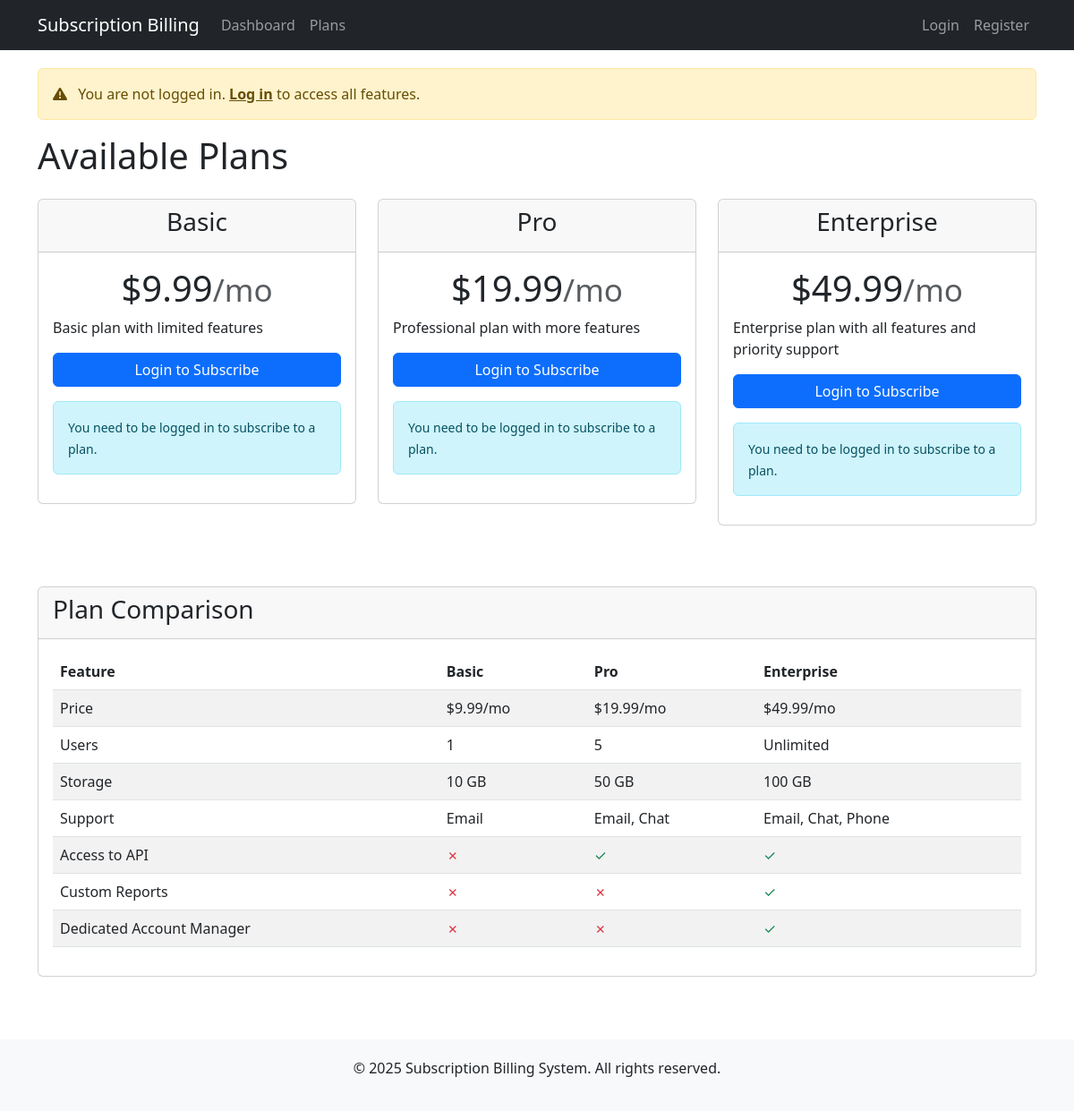
The app's page /plans/ with its own data.
### billing/models.py (models this page shows, shortened)
class Plan(models.Model):
    PLAN_TYPES = (
        ('basic', 'Basic'),
        ('pro', 'Pro'),
        ('enterprise', 'Enterprise'),
    )
    name = models.CharField(max_length=50, choices=PLAN_TYPES)
    price = models.DecimalField(max_digits=10, decimal_places=2)
    description = models.TextField()

### billing/views.py (the view)
# urls.py: path('plans/', PlanListView.as_view(), name='plans'),
class PlanListView(ListView):
    model = Plan
    template_name = 'billing/plans.html'
    context_object_name = 'plans'
    def get_context_data(self, **kwargs):
        context = super().get_context_data(**kwargs)
        return context

### billing/templates/billing/plans.html (shortened to what this page needs)
{% extends 'billing/base.html' %}
{% block content %}
<h1 class="mb-4">Available Plans</h1>
<div class="row">
    {% for plan in plans %}
    <div class="col-md-4">
        <div class="card">
            <div class="card-header text-center">
                <h3>{{ plan.get_name_display }}</h3>
            </div>
            <div class="card-body">
                <h1 class="card-title pricing-card-title text-center">${{ plan.price }}<small class="text-muted fw-light">/mo</small></h1>
                <p class="card-text">{{ plan.description }}</p>
                <div class="d-grid gap-2">
                    {% if user.is_authenticated %}
                        <a href="{% url 'subscribe' plan.id %}" class="btn btn-primary">Subscribe Now</a>
                    {% else %}
                        <a href="{% url 'login' %}?next={% url 'subscribe' plan.id %}" class="btn btn-primary">Login to Subscribe</a>
                        <div class="alert alert-info mt-2">
                            <small>You need to be logged in to subscribe to a plan.</small>
                        </div>
                    {% endif %}
                </div>
            </div>
        </div>
    </div>
    {% endfor %}
</div>
<div class="row mt-5">
    <div class="col-md-12">
        <div class="card">
            <div class="card-header">
                <h3>Plan Comparison</h3>
            </div>
            <div class="card-body">
                <div class="table-responsive">
                    <table class="table table-striped">
                        <thead>
                            <tr>
                                <th>Feature</th>
                                <th>Basic</th>
                                <th>Pro</th>
                                <th>Enterprise</th>
                            </tr>
                        </thead>
                        <tbody>
                            <tr>
                                <td>Price</td>
                                <td>$9.99/mo</td>
                                <td>$19.99/mo</td>
                                <td>$49.99/mo</td>
                            </tr>
                            <tr>
                                <td>Users</td>
                                <td>1</td>
                                <td>5</td>
                                <td>Unlimited</td>
                            </tr>
                            <tr>
                                <td>Storage</td>
                                <td>10 GB</td>
                                <td>50 GB</td>
                                <td>100 GB</td>
                            </tr>
                            <tr>
                                <td>Support</td>
                                <td>Email</td>
                                <td>Email, Chat</td>
                                <td>Email, Chat, Phone</td>
                            </tr>
                            <tr>
                                <td>Access to API</td>
                                <td><span class="text-danger">✗</span></td>
                                <td><span class="text-success">✓</span></td>
                                <td><span class="text-success">✓</span></td>
                            </tr>
                            <tr>
                                <td>Custom Reports</td>
                                <td><span class="text-danger">✗</span></td>
                                <td><span class="text-danger">✗</span></td>
                                <td><span class="text-success">✓</span></td>
                            </tr>
                            <tr>
                                <td>Dedicated Account Manager</td>
                                <td><span class="text-danger">✗</span></td>
                                <td><span class="text-danger">✗</span></td>
                                <td><span class="text-success">✓</span></td>
                            </tr>
                        </tbody>
                    </table>
                </div>
            </div>
        </div>
    </div>
</div>
{% endblock %}

### billing/templates/billing/base.html (style rules this page uses)
.card { margin-bottom: 20px; }

### records on screen
Plan: name "Basic", price "9.99", description "Basic plan with limited features"
Plan: name "Pro", price "19.99", description "Professional plan with more features"
Plan: name "Enterprise", price "49.99", description "Enterprise plan with all features and priority support"
